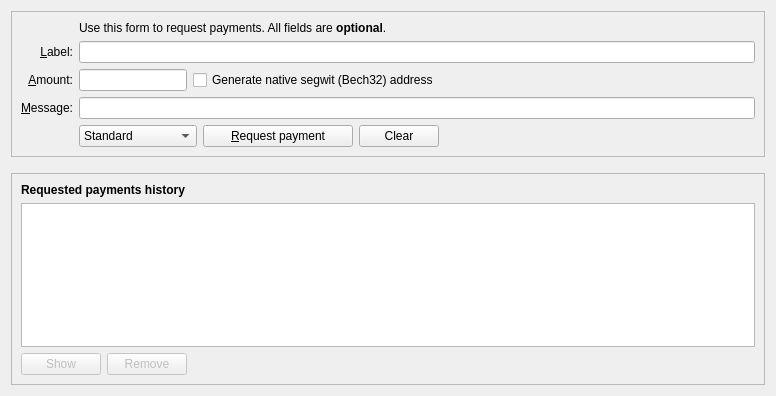
<?xml version="1.0" encoding="UTF-8"?>
<ui version="4.0">
 <class>ReceiveCoinsDialog</class>
 <widget class="QWidget" name="ReceiveCoinsDialog">
  <property name="geometry">
   <rect>
    <x>0</x>
    <y>0</y>
    <width>776</width>
    <height>396</height>
   </rect>
  </property>
  <layout class="QVBoxLayout" name="verticalLayout" stretch="0,0,1">
   <item>
    <widget class="QFrame" name="frame2">
     <property name="sizePolicy">
      <sizepolicy hsizetype="Preferred" vsizetype="Expanding">
       <horstretch>0</horstretch>
       <verstretch>0</verstretch>
      </sizepolicy>
     </property>
     <property name="frameShape">
      <enum>QFrame::StyledPanel</enum>
     </property>
     <property name="frameShadow">
      <enum>QFrame::Sunken</enum>
     </property>
     <layout class="QVBoxLayout" name="verticalLayout_3">
      <item>
       <layout class="QGridLayout" name="gridLayout">
        <item row="5" column="0">
         <widget class="QLabel" name="label">
          <property name="toolTip">
           <string>An optional amount to request. Leave this empty or zero to not request a specific amount.</string>
          </property>
          <property name="text">
           <string>&amp;Amount:</string>
          </property>
          <property name="alignment">
           <set>Qt::AlignRight|Qt::AlignTrailing|Qt::AlignVCenter</set>
          </property>
          <property name="buddy">
           <cstring>reqAmount</cstring>
          </property>
         </widget>
        </item>
        <item row="4" column="0">
         <widget class="QLabel" name="label_2">
          <property name="toolTip">
           <string>An optional label to associate with the new receiving address.</string>
          </property>
          <property name="text">
           <string>&amp;Label:</string>
          </property>
          <property name="alignment">
           <set>Qt::AlignRight|Qt::AlignTrailing|Qt::AlignVCenter</set>
          </property>
          <property name="buddy">
           <cstring>reqMessage</cstring>
          </property>
         </widget>
        </item>
        <item row="6" column="0">
         <widget class="QLabel" name="label_3">
          <property name="toolTip">
           <string>An optional message to attach to the payment request, which will be displayed when the request is opened. Note: The message will not be sent with the payment over the Darkpay network.</string>
          </property>
          <property name="text">
           <string>&amp;Message:</string>
          </property>
          <property name="alignment">
           <set>Qt::AlignRight|Qt::AlignTrailing|Qt::AlignVCenter</set>
          </property>
          <property name="buddy">
           <cstring>reqMessage</cstring>
          </property>
         </widget>
        </item>
        <item row="4" column="2">
         <widget class="QLineEdit" name="reqLabel">
          <property name="toolTip">
           <string>An optional label to associate with the new receiving address.</string>
          </property>
         </widget>
        </item>
        <item row="2" column="2">
         <widget class="QLabel" name="label_5">
          <property name="text">
           <string>Use this form to request payments. All fields are &lt;b&gt;optional&lt;/b&gt;.</string>
          </property>
         </widget>
        </item>
        <item row="7" column="0">
         <widget class="QLabel" name="label_4">
          <property name="text">
           <string/>
          </property>
         </widget>
        </item>
        <item row="6" column="2">
         <widget class="QLineEdit" name="reqMessage">
          <property name="toolTip">
           <string>An optional message to attach to the payment request, which will be displayed when the request is opened. Note: The message will not be sent with the payment over the Darkpay network.</string>
          </property>
         </widget>
        </item>
        <item row="7" column="2">
         <layout class="QHBoxLayout" name="horizontalLayout">
          <item>
           <widget class="QComboBox" name="cbxAddressType">
            <property name="locale">
             <locale language="English" country="UnitedKingdom"/>
            </property>
            <item>
             <property name="text">
              <string>Standard</string>
             </property>
            </item>
            <item>
             <property name="text">
              <string>Stealth</string>
             </property>
            </item>
            <item>
             <property name="text">
              <string>Extended</string>
             </property>
            </item>
            <item>
             <property name="text">
              <string>Standard 256bit</string>
             </property>
            </item>
           </widget>
          </item>
          <item>
           <widget class="QPushButton" name="receiveButton">
            <property name="minimumSize">
             <size>
              <width>150</width>
              <height>0</height>
             </size>
            </property>
            <property name="text">
             <string>&amp;Request payment</string>
            </property>
            <property name="icon">
             <iconset resource="../bitcoin.qrc">
              <normaloff>:/icons/receiving_addresses</normaloff>:/icons/receiving_addresses</iconset>
            </property>
           </widget>
          </item>
          <item>
           <widget class="QPushButton" name="clearButton">
            <property name="sizePolicy">
             <sizepolicy hsizetype="Minimum" vsizetype="Fixed">
              <horstretch>0</horstretch>
              <verstretch>0</verstretch>
             </sizepolicy>
            </property>
            <property name="toolTip">
             <string>Clear all fields of the form.</string>
            </property>
            <property name="text">
             <string>Clear</string>
            </property>
            <property name="icon">
             <iconset resource="../bitcoin.qrc">
              <normaloff>:/icons/remove</normaloff>:/icons/remove</iconset>
            </property>
            <property name="autoDefault">
             <bool>false</bool>
            </property>
           </widget>
          </item>
          <item>
           <spacer name="horizontalSpacer">
            <property name="orientation">
             <enum>Qt::Horizontal</enum>
            </property>
            <property name="sizeHint" stdset="0">
             <size>
              <width>40</width>
              <height>20</height>
             </size>
            </property>
           </spacer>
          </item>
         </layout>
        </item>
        <item row="7" column="0">
         <widget class="QLabel" name="label_7">
          <property name="text">
           <string/>
          </property>
         </widget>
        </item>
        <item row="5" column="2">
         <layout class="QHBoxLayout" name="horizontalLayout_6">
          <item>
           <widget class="BitcoinAmountField" name="reqAmount">
            <property name="sizePolicy">
             <sizepolicy hsizetype="Fixed" vsizetype="Fixed">
              <horstretch>0</horstretch>
              <verstretch>0</verstretch>
             </sizepolicy>
            </property>
            <property name="minimumSize">
             <size>
              <width>80</width>
              <height>0</height>
             </size>
            </property>
            <property name="maximumSize">
             <size>
              <width>1000</width>
              <height>100</height>
             </size>
            </property>
            <property name="toolTip">
             <string>An optional amount to request. Leave this empty or zero to not request a specific amount.</string>
            </property>
           </widget>
          </item>
          <item>
           <widget class="QCheckBox" name="useBech32">
            <property name="sizePolicy">
             <sizepolicy hsizetype="Fixed" vsizetype="Fixed">
              <horstretch>0</horstretch>
              <verstretch>0</verstretch>
             </sizepolicy>
            </property>
            <property name="maximumSize">
             <size>
              <width>1000</width>
              <height>16777215</height>
             </size>
            </property>
            <property name="focusPolicy">
             <enum>Qt::StrongFocus</enum>
            </property>

            <property name="toolTip">
             <string>Use bech32 encoding.</string>
            </property>
            <property name="text">
             <string>Generate native segwit (Bech32) address</string>
            </property>
           </widget>
          </item>
          <item>
           <spacer name="horizontalSpacer_3">
            <property name="orientation">
             <enum>Qt::Horizontal</enum>
            </property>
            <property name="sizeHint" stdset="0">
             <size>
              <width>0</width>
              <height>0</height>
             </size>
            </property>
           </spacer>
          </item>
         </layout>
        </item>
       </layout>
      </item>
     </layout>
    </widget>
   </item>
   <item>
    <spacer name="verticalSpacer_2">
     <property name="orientation">
      <enum>Qt::Vertical</enum>
     </property>
     <property name="sizeHint" stdset="0">
      <size>
       <width>20</width>
       <height>10</height>
      </size>
     </property>
    </spacer>
   </item>
   <item>
    <widget class="QFrame" name="frame">
     <property name="sizePolicy">
      <sizepolicy hsizetype="Preferred" vsizetype="Expanding">
       <horstretch>0</horstretch>
       <verstretch>0</verstretch>
      </sizepolicy>
     </property>
     <property name="frameShape">
      <enum>QFrame::StyledPanel</enum>
     </property>
     <property name="frameShadow">
      <enum>QFrame::Raised</enum>
     </property>
     <layout class="QVBoxLayout" name="verticalLayout_2">
      <item>
       <widget class="QLabel" name="label_6">
        <property name="font">
         <font>
          <weight>75</weight>
          <bold>true</bold>
         </font>
        </property>
        <property name="text">
         <string>Requested payments history</string>
        </property>
       </widget>
      </item>
      <item>
       <widget class="QTableView" name="recentRequestsView">
        <property name="contextMenuPolicy">
         <enum>Qt::CustomContextMenu</enum>
        </property>
        <property name="tabKeyNavigation">
         <bool>false</bool>
        </property>
        <property name="sortingEnabled">
         <bool>true</bool>
        </property>
       </widget>
      </item>
      <item>
       <layout class="QHBoxLayout" name="horizontalLayout_2">
        <item>
         <widget class="QPushButton" name="showRequestButton">
          <property name="enabled">
           <bool>false</bool>
          </property>
          <property name="toolTip">
           <string>Show the selected request (does the same as double clicking an entry)</string>
          </property>
          <property name="text">
           <string>Show</string>
          </property>
          <property name="icon">
           <iconset resource="../bitcoin.qrc">
            <normaloff>:/icons/edit</normaloff>:/icons/edit</iconset>
          </property>
          <property name="autoDefault">
           <bool>false</bool>
          </property>
         </widget>
        </item>
        <item>
         <widget class="QPushButton" name="removeRequestButton">
          <property name="enabled">
           <bool>false</bool>
          </property>
          <property name="toolTip">
           <string>Remove the selected entries from the list</string>
          </property>
          <property name="text">
           <string>Remove</string>
          </property>
          <property name="icon">
           <iconset resource="../bitcoin.qrc">
            <normaloff>:/icons/remove</normaloff>:/icons/remove</iconset>
          </property>
          <property name="autoDefault">
           <bool>false</bool>
          </property>
         </widget>
        </item>
        <item>
         <spacer name="horizontalSpacer_2">
          <property name="orientation">
           <enum>Qt::Horizontal</enum>
          </property>
          <property name="sizeHint" stdset="0">
           <size>
            <width>40</width>
            <height>20</height>
           </size>
          </property>
         </spacer>
        </item>
       </layout>
      </item>
     </layout>
    </widget>
   </item>
  </layout>
 </widget>
 <customwidgets>
  <customwidget>
   <class>BitcoinAmountField</class>
   <extends>QLineEdit</extends>
   <header>qt/bitcoinamountfield.h</header>
   <container>1</container>
  </customwidget>
 </customwidgets>
 <tabstops>
  <tabstop>reqLabel</tabstop>
  <tabstop>reqAmount</tabstop>
  <tabstop>useBech32</tabstop>
  <tabstop>reqMessage</tabstop>
  <tabstop>receiveButton</tabstop>
  <tabstop>clearButton</tabstop>
  <tabstop>recentRequestsView</tabstop>
  <tabstop>showRequestButton</tabstop>
  <tabstop>removeRequestButton</tabstop>
 </tabstops>
 <resources>
  <include location="../bitcoin.qrc"/>
 </resources>
 <connections/>
</ui>
